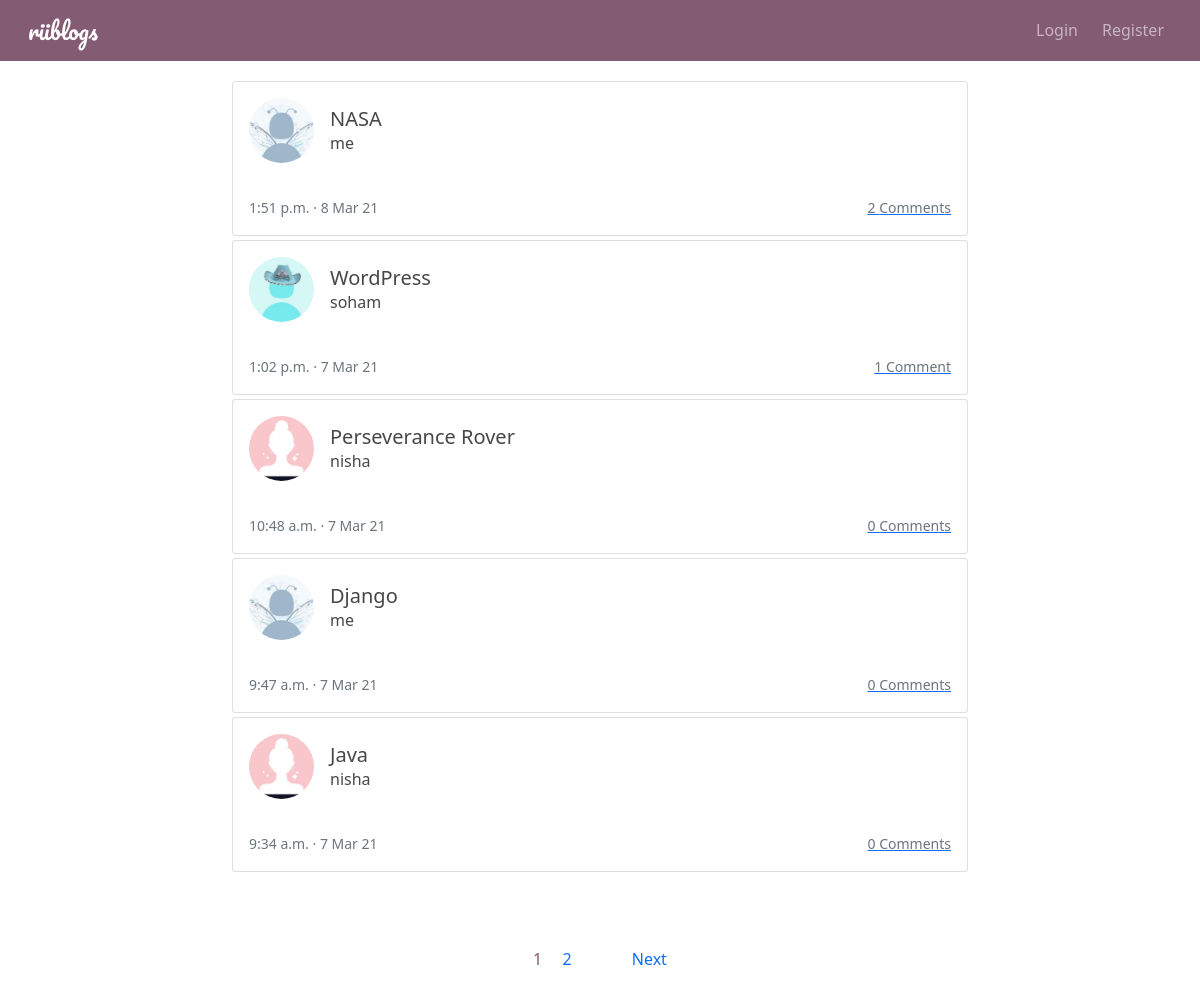
The page / on the database its author committed.
### blog/models.py (models this page shows, shortened)
class Post(models.Model):
    author = models.ForeignKey(User, on_delete=models.CASCADE)
    title = models.CharField(max_length=100)
    content = models.TextField()
    created = models.DateTimeField(default=timezone.now)

### user/models.py (models this page shows, shortened)
class Profile(models.Model):
    user = models.OneToOneField(User, on_delete=models.CASCADE)
    image = models.ImageField(upload_to='profile_pictures/', default='profile_pictures/default.jpg')

### blog/views.py (the view)
# urls.py: path('', PostList.as_view(), name='home'),
class PostList(ListView):
    model = Post
    template_name = 'blog/home.html'
    context_object_name = 'posts'
    ordering = '-created'
    paginate_by = 5

### blog/templatetags/markdownify.py (called while the page is built)
@register.filter
def markdown(value):
    renderer = HighlightRenderer()
    markdown = mistune.Markdown(renderer=renderer)
    return markdown(value)

### blog/templates/blog/home.html (shortened to what this page needs)
{% extends "blog/base.html" %}
{% load markdownify %}
{% block content %}
    {% for post in posts %}
        <div class="card p-3 mb-1 custom-card">
            <div class="d-flex align-items-center">
                <div class="image">
                    <img src="{{ post.author.profile.image.url }}" class="rounded-circle border-light" height="65"
                         width="65" alt="author-image">
                </div>
                <div class="ml-3 w-100 ms-3">
                    <h5 class="mb-0 mt-0">
                        <a href="{% url 'blog:detail' post.id %}" class="post-link">{{ post.title }}</a>
                    </h5>
                    <span><a href="{% url 'blog:user_posts' post.author %}"
                             class="post-link">{{ post.author }}</a></span>
                </div>
            </div>
            <div class="mt-3">
                <div class="row">
                    <div class="col">
                        <small class="text-muted">
                            {{ post.created|date:'g:i a' }} &#183;
                            {{ post.created|date:'j M y' }}
                        </small>
                    </div>
                    <div class="col text-end">
                        <a href="{% url 'blog:detail' post.id %}"><small class="text-muted">{{ post.comments.count }} Comment{{ post.comments.count|pluralize }}</small></a>
                    </div>
                </div>
            </div>
        </div>
    {% endfor %}
    {% if is_paginated %}
        <div style="margin-top: 75px" class="text-center">
            {% for num in page_obj.paginator.page_range %}
                {% if page_obj.number == num %}
                    <a class="mb-4 me-2 ms-2 custom-page-link" href="?page={{ num }}"
                       style="color: #835b73">{{ num }}</a>
                {% elif num > page_obj.number|add:'-3' and num < page_obj.number|add:'3' %}
                    <a class="mb-4 me-2 ms-2 custom-page-link"
                       href="?page={{ num }}">{{ num }}</a>
                {% endif %}
            {% endfor %}
            {% if page_obj.has_next %}
                <a class="ms-5 mb-4 me-2 ms-2 custom-page-link" href="?page={{ page_obj.next_page_number }}">Next</a>
            {% endif %}
        </div>
    {% endif %}
{% endblock %}

### blog/templates/blog/base.html (shortened to what this page needs)
<!DOCTYPE html>
{% load static %}
<html lang="en">
<head>
    <link href="https://cdn.jsdelivr.net/npm/bootstrap@5.0.0-beta2/dist/css/bootstrap.min.css" rel="stylesheet"
>
    <link rel="stylesheet" href="https://cdnjs.cloudflare.com/ajax/libs/font-awesome/5.15.2/css/all.min.css"
/>
    <link rel="stylesheet" href="{% static 'blog/main.css' %}">
    <link rel="stylesheet" href="{% static 'blog/zenburn.css' %}">
</head>
<body>
<header>
    <nav class="navbar fixed-top navbar-expand-lg navbar-dark" style="background-color: #835b73;">
        <div class="container-fluid">
            <a class="navbar-brand ms-3 me-5" href="{% url 'blog:home' %}">riiblogs</a>
            <div class="collapse navbar-collapse" id="navbarSupportedContent">
                <ul class="navbar-nav ms-auto mb-2 mb-lg-0">
                    {% if user.is_authenticated %}
                        <li class="nav-item me-2">
                            <a class="nav-link {% block create %}{% endblock %}" href="{% url 'blog:create' %}"><i
                                    class="fas fa-plus me-2"></i>Create</a>
                        </li>
                        <li class="nav-item me-2">
                            <a class="nav-link {% block profile %}{% endblock %}" href="{% url 'profile' %}">
                                {{ user.username }}'s Profile
                            </a>
                        </li>
                        <li class="nav-item me-3">
                            <a class="nav-link" href="{% url 'logout' %}"><i class="fas fa-power-off"></i></a>
                        </li>
                    {% else %}
                        <li class="nav-item me-2">
                            <a class="nav-link {% block login %}{% endblock %}" href="{% url 'login' %}">Login</a>
                        </li>
                        <li class="nav-item me-3">
                            <a class="nav-link {% block register %}{% endblock %}"
                               href="{% url 'register' %}">Register</a>
                        </li>
                    {% endif %}
                </ul>
            </div>
        </div>
    </nav>
</header>
<main class="container pt-3 mb-5">
    <div class="row">
        <section class="col-lg-8 offset-lg-2" id="main-section">
            {% block content %}{% endblock %}
        </section>
    </div>
</main>
</body>
</html>

### blog/static/blog/main.css (style rules this page uses)
.navbar-brand { font-family: 'Pacifico', cursive; font-size: 23px; }
.post-link { color: rgb(71, 71, 71); text-decoration: none; }
.custom-page-link { text-decoration: none; }
#main-section { margin-bottom: 50px; }
main.container { margin-top: 65px; }

### rows shown on the page
Post: author.profile.image (picture), title "NASA", author "me", created "1:51 p.m.", created "8 Mar 21", comments.count "2"
Post: author.profile.image (picture), title "WordPress", author "soham", created "1:02 p.m.", created "7 Mar 21", comments.count "1"
Post: author.profile.image (placeholder picture), title "Perseverance Rover", author "nisha", created "10:48 a.m.", created "7 Mar 21", comments.count "0"
Post: author.profile.image (picture), title "Django", author "me", created "9:47 a.m.", created "7 Mar 21", comments.count "0"
Post: author.profile.image (placeholder picture), title "Java", author "nisha", created "9:34 a.m.", created "7 Mar 21", comments.count "0"

### other values the page prints
{{ num }} "1"
{{ num }} "2"
